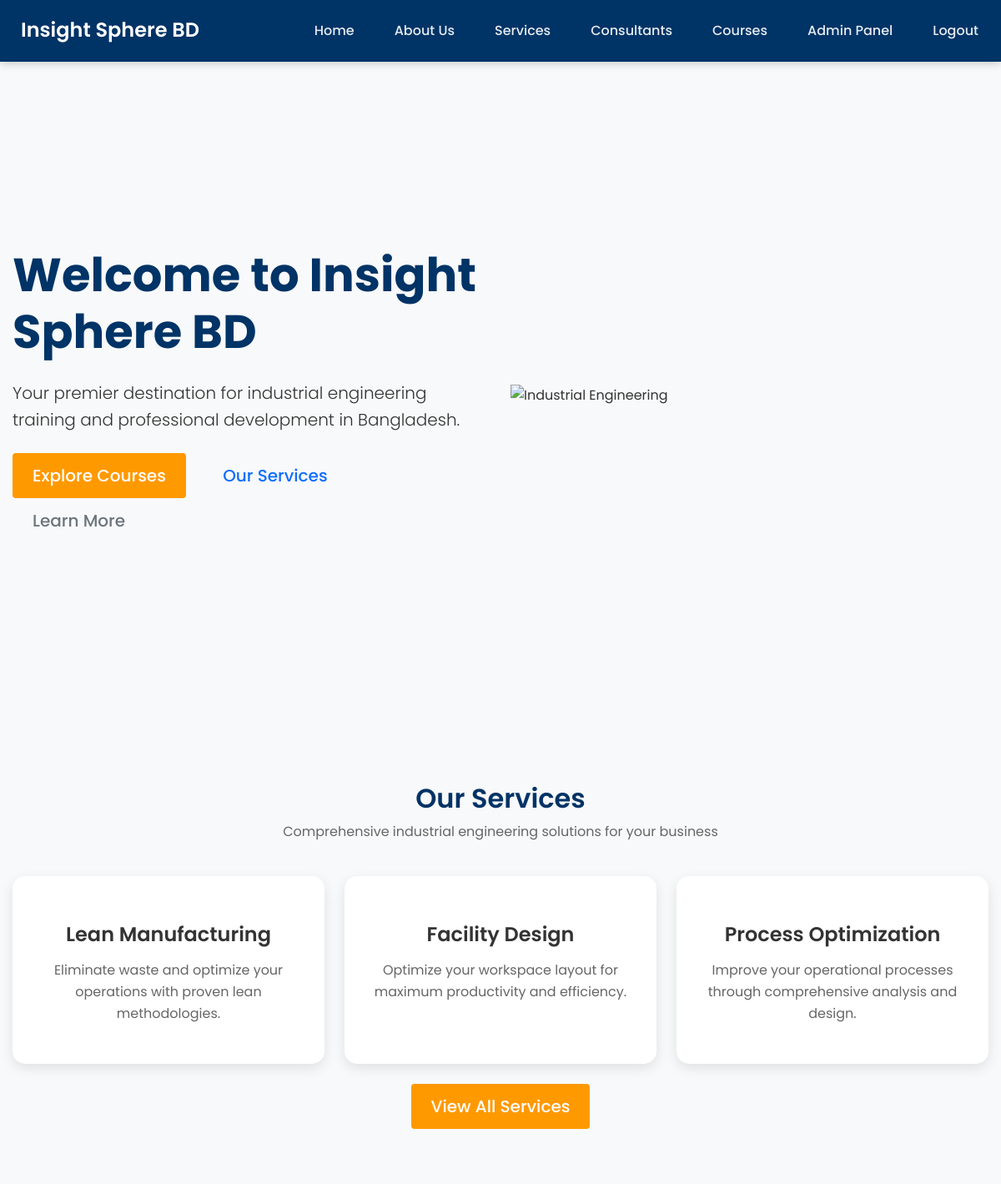
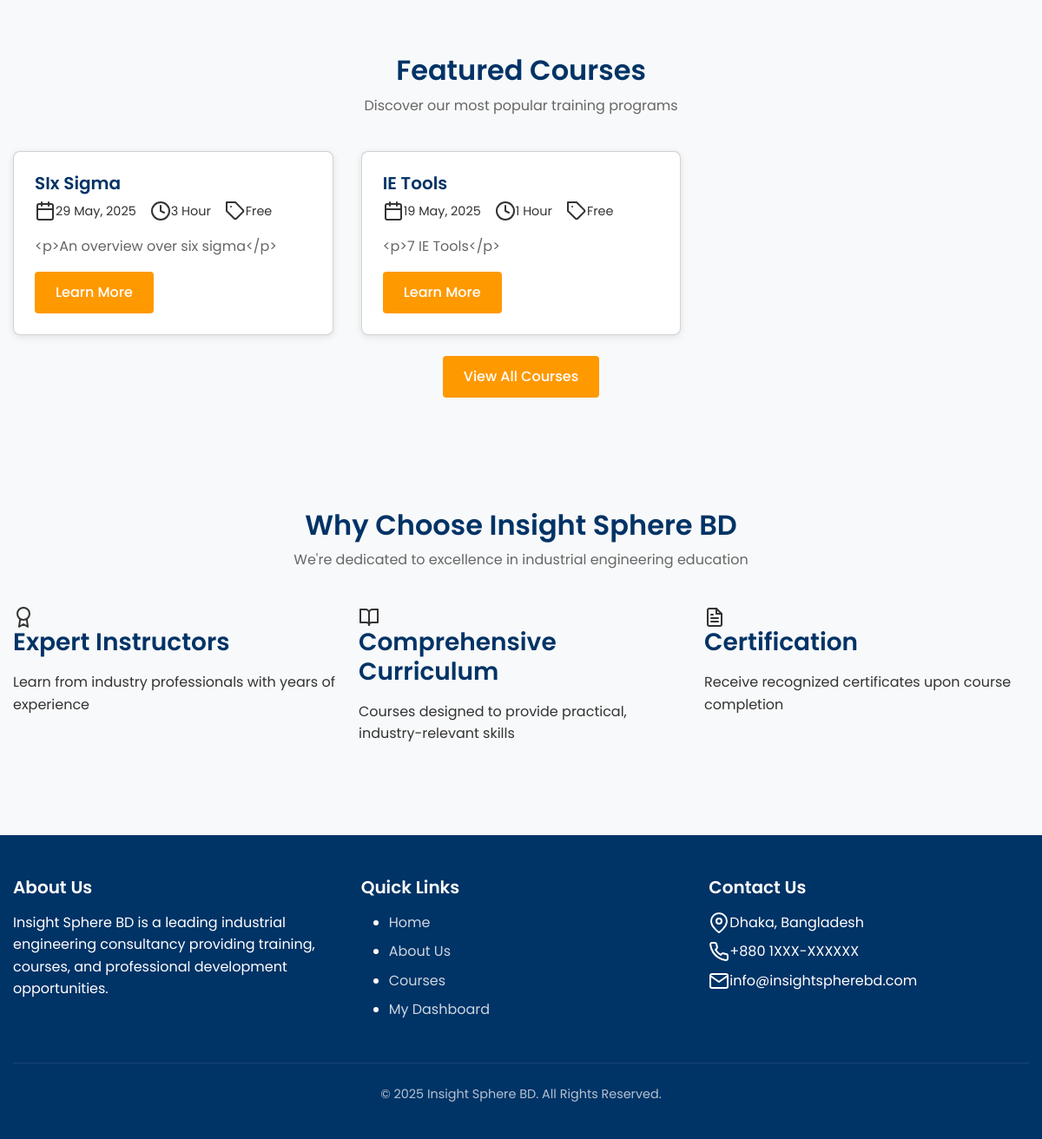
Screenshot of / (signed in) with the database file from the repository (2 pictures, top to bottom).
### models.py (models this page shows, shortened)
class Course(db.Model):
    id = db.Column(db.Integer, primary_key=True)
    title = db.Column(db.String(100), nullable=False)
    description = db.Column(db.Text)
    date = db.Column(db.DateTime)
    duration = db.Column(db.String(50))  # e.g., "3 days", "2 weeks"
    fee = db.Column(db.Float, default=0.0)
    capacity = db.Column(db.Integer)
    location = db.Column(db.String(100))
    is_online = db.Column(db.Boolean, default=True)
    session_link = db.Column(db.String(255))  # Zoom, Google Meet, etc.
    is_published = db.Column(db.Boolean, default=False)
    created_at = db.Column(db.DateTime, default=datetime.utcnow)
    registration_open = db.Column(db.Boolean, default=True)
    payment_methods = db.Column(db.String(255), default='stripe,sslcommerz,manual')  # Comma-separated list of payment methods
    allow_bkash = db.Column(db.Boolean, default=True)  # via SSLCommerz
    allow_nagad = db.Column(db.Boolean, default=True)  # via SSLCommerz
    allow_rocket = db.Column(db.Boolean, default=True)  # via SSLCommerz
    allow_cards = db.Column(db.Boolean, default=True)  # via Stripe or SSLCommerz
    creator_id = db.Column(db.Integer, db.ForeignKey('user.id'))
    creator = db.relationship('User', foreign_keys=[creator_id])
    videos = db.relationship('CourseVideo', backref='course', lazy=True)
    materials = db.relationship('CourseMaterial', backref='course', lazy=True)

### routes/public.py (the view)
@public_bp.route('/')
def index():
    hero_content = SiteContent.query.filter_by(section='hero', is_published=True).order_by(SiteContent.order).all()
    featured_courses = Course.query.filter_by(is_published=True, registration_open=True).order_by(desc(Course.created_at)).limit(3).all()
    return render_template('index.html',
                         title='Welcome to Insight Sphere BD',
                         hero_content=hero_content,
                         featured_courses=featured_courses)

### app.py (called while the page is built)
@login_manager.user_loader
def load_user(user_id):
    from models import User
    return User.query.get(int(user_id))

@app.context_processor
def inject_config():
    from datetime import datetime
    return {'config': app.config, 'now': datetime.utcnow()}

### models.py (called while the page is built)
    def is_admin(self):
        return self.role in ['admin', 'super_admin']

    @property
    def is_authenticated(self):
        return True

### templates/index.html (shortened to what this page needs)
{% extends "layout.html" %}
{% block content %}
<section class="hero-section">
    <div class="container">
        <div class="row align-items-center min-vh-100">
            <div class="col-lg-6">
                {% if hero_content %}
                    {% for content in hero_content %}
                        <h1 class="display-4 fw-bold mb-4">{{ content.title or 'Welcome to Insight Sphere BD' }}</h1>
                        <p class="lead mb-4">{{ content.content or 'Your premier destination for industrial engineering training and professional development in Bangladesh.' }}</p>
                    {% endfor %}
                {% else %}
                    <h1 class="display-4 fw-bold mb-4">Welcome to Insight Sphere BD</h1>
                    <p class="lead mb-4">Your premier destination for industrial engineering training and professional development in Bangladesh.</p>
                {% endif %}
                <div class="hero-buttons">
                    <a href="{{ url_for('public.courses') }}" class="btn btn-primary btn-lg me-3">Explore Courses</a>
                    <a href="{{ url_for('public.services') }}" class="btn btn-outline-primary btn-lg me-3">Our Services</a>
                    <a href="{{ url_for('public.about') }}" class="btn btn-outline-secondary btn-lg">Learn More</a>
                </div>
            </div>
            <div class="col-lg-6">
                <div class="hero-image">
                    <img src="{{ url_for('static', filename='img/hero-illustration.svg') }}" alt="Industrial Engineering" class="img-fluid">
                </div>
            </div>
        </div>
    </div>
</section>
<section class="section bg-light">
    <div class="container">
        <div class="section-title">
            <h2>Our Services</h2>
            <p>Comprehensive industrial engineering solutions for your business</p>
        </div>
        <div class="row">
            <div class="col-lg-4 col-md-6 mb-4">
                <div class="service-preview">
                    <h4>Lean Manufacturing</h4>
                    <p>Eliminate waste and optimize your operations with proven lean methodologies.</p>
                </div>
            </div>
            <div class="col-lg-4 col-md-6 mb-4">
                <div class="service-preview">
                    <h4>Facility Design</h4>
                    <p>Optimize your workspace layout for maximum productivity and efficiency.</p>
                </div>
            </div>
            <div class="col-lg-4 col-md-6 mb-4">
                <div class="service-preview">
                    <h4>Process Optimization</h4>
                    <p>Improve your operational processes through comprehensive analysis and design.</p>
                </div>
            </div>
        </div>
        <div class="text-center">
            <a href="{{ url_for('public.services') }}" class="btn btn-primary btn-lg">View All Services</a>
        </div>
    </div>
</section>
<section class="section">
    <div class="container">
        <div class="section-title">
            <h2>Featured Courses</h2>
            <p>Discover our most popular training programs</p>
        </div>
        <div class="course-grid">
            {% if featured_courses %}
                {% for course in featured_courses %}
                    <div class="card">
                        <div class="card-content">
                            <h3 class="card-title">{{ course.title }}</h3>
                            <div class="card-meta">
                                <div>
                                    <i data-feather="calendar"></i>
                                    {% if course.date %}
                                        {{ course.date.strftime('%d %b, %Y') }}
                                    {% else %}
                                        Flexible
                                    {% endif %}
                                </div>
                                <div>
                                    <i data-feather="clock"></i>
                                    {{ course.duration }}
                                </div>
                                <div>
                                    <i data-feather="tag"></i>
                                    {% if course.fee > 0 %}
                                        {{ course.fee }} BDT
                                    {% else %}
                                        Free
                                    {% endif %}
                                </div>
                            </div>
                            <p class="card-text">{{ course.description|truncate(100) }}</p>
                            <a href="{{ url_for('public.course_detail', course_id=course.id) }}" class="btn btn-primary">Learn More</a>
                        </div>
                    </div>
                {% endfor %}
            {% else %}
                <div class="empty-state">
                    <p>No courses available at the moment. Please check back later.</p>
                </div>
            {% endif %}
        </div>
        <div class="text-center mt-4">
            <a href="{{ url_for('public.courses') }}" class="btn btn-primary">View All Courses</a>
        </div>
    </div>
</section>
<section class="section bg-light">
    <div class="container">
        <div class="section-title">
            <h2>Why Choose Insight Sphere BD</h2>
            <p>We're dedicated to excellence in industrial engineering education</p>
        </div>
        <div class="row features">
            <div class="col-md-4 mb-4">
                <div class="feature-card">
                    <div class="feature-icon">
                        <i data-feather="award"></i>
                    </div>
                    <h3>Expert Instructors</h3>
                    <p>Learn from industry professionals with years of experience</p>
                </div>
            </div>
            <div class="col-md-4 mb-4">
                <div class="feature-card">
                    <div class="feature-icon">
                        <i data-feather="book-open"></i>
                    </div>
                    <h3>Comprehensive Curriculum</h3>
                    <p>Courses designed to provide practical, industry-relevant skills</p>
                </div>
            </div>
            <div class="col-md-4 mb-4">
                <div class="feature-card">
                    <div class="feature-icon">
                        <i data-feather="file-text"></i>
                    </div>
                    <h3>Certification</h3>
                    <p>Receive recognized certificates upon course completion</p>
                </div>
            </div>
        </div>
    </div>
</section>
{% endblock %}

### static/css/main.css (style rules this page uses)
:root { --primary-color: #0066cc; --secondary-color: #003366; --accent-color: #ff9900; --text-color: #333333; --light-color: #f8f9fa; --light-gray: #f0f0f0; --medium-gray: #dddddd; --dark-gray: #666666; --font-family: 'Poppins', 'Roboto', sans-serif; }
body { font-family: var(--font-family); color: var(--text-color); line-height: 1.6; margin: 0; padding: 0; background-color: var(--light-color); }
a { color: var(--primary-color); text-decoration: none; }
h1, h2, h3, h4, h5, h6 { font-weight: 600; margin-top: 0; margin-bottom: 1rem; color: var(--secondary-color); }
.container { max-width: 1200px; margin: 0 auto; padding: 0 15px; }
.btn { display: inline-block; font-weight: 500; padding: 0.75rem 1.5rem; border-radius: 4px; border: none; cursor: pointer; transition: all 0.2s ease; text-align: center; }
.btn-primary { background-color: var(--accent-color); color: white; }
.section { padding: 4rem 0; }
.section-title { text-align: center; margin-bottom: 2.5rem; }
.section-title h2 { font-size: 2rem; margin-bottom: 0.5rem; }
.section-title p { color: var(--dark-gray); max-width: 600px; margin: 0 auto; }
.card { background-color: white; border-radius: 8px; box-shadow: 0 2px 8px rgba(0, 0, 0, 0.1); overflow: hidden; transition: transform 0.3s ease, box-shadow 0.3s ease; }
.card-content { padding: 1.5rem; }
.card-title { font-size: 1.25rem; margin-bottom: 0.5rem; }
.card-text { margin-bottom: 1rem; color: var(--dark-gray); }
.card-meta { display: flex; font-size: 0.9rem; margin-bottom: 1rem; }
.card-meta div { margin-right: 1rem; display: flex; align-items: center; }
.course-grid { display: grid; grid-template-columns: repeat(auto-fill, minmax(300px, 1fr)); gap: 2rem; }
.service-preview { text-align: center; padding: 2rem; background: white; border-radius: 15px; box-shadow: 0 5px 15px rgba(0,0,0,0.1); transition: transform 0.3s ease, box-shadow 0.3s ease; height: 100%; }
.service-preview h4 { margin-bottom: 1rem; color: #333; }
.service-preview p { color: #666; line-height: 1.6; }

### rows the page displays
Course: title "SIx Sigma", date "29 May, 2025", duration "3 Hour", fee "Free", description "<p>An overview over six sigma</p>"
Course: title "IE Tools", date "19 May, 2025", duration "1 Hour", fee "Free", description "<p>7 IE Tools</p>"
